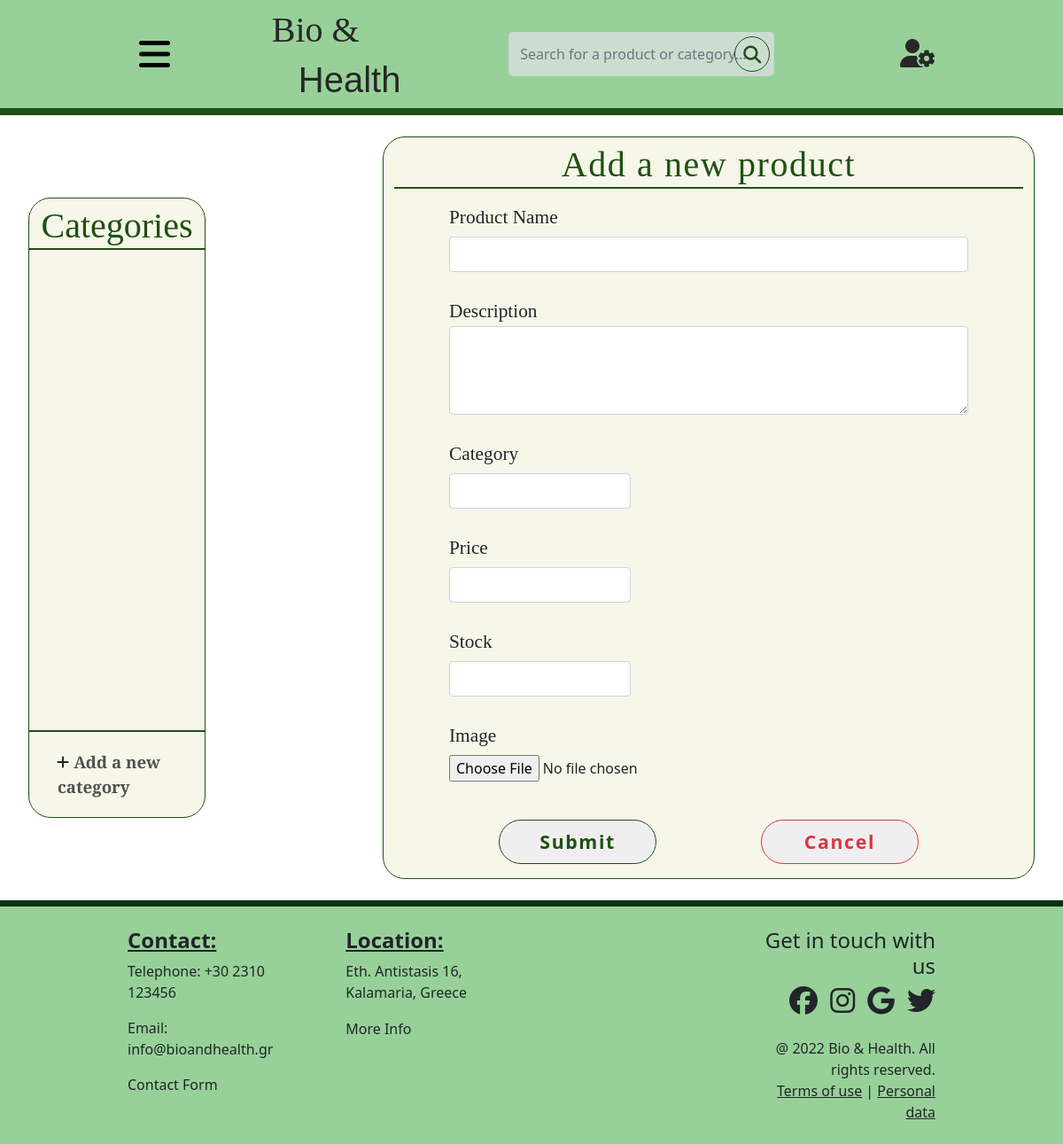
/AdminNewProduct.php, run on an earlier commit of the app's database.
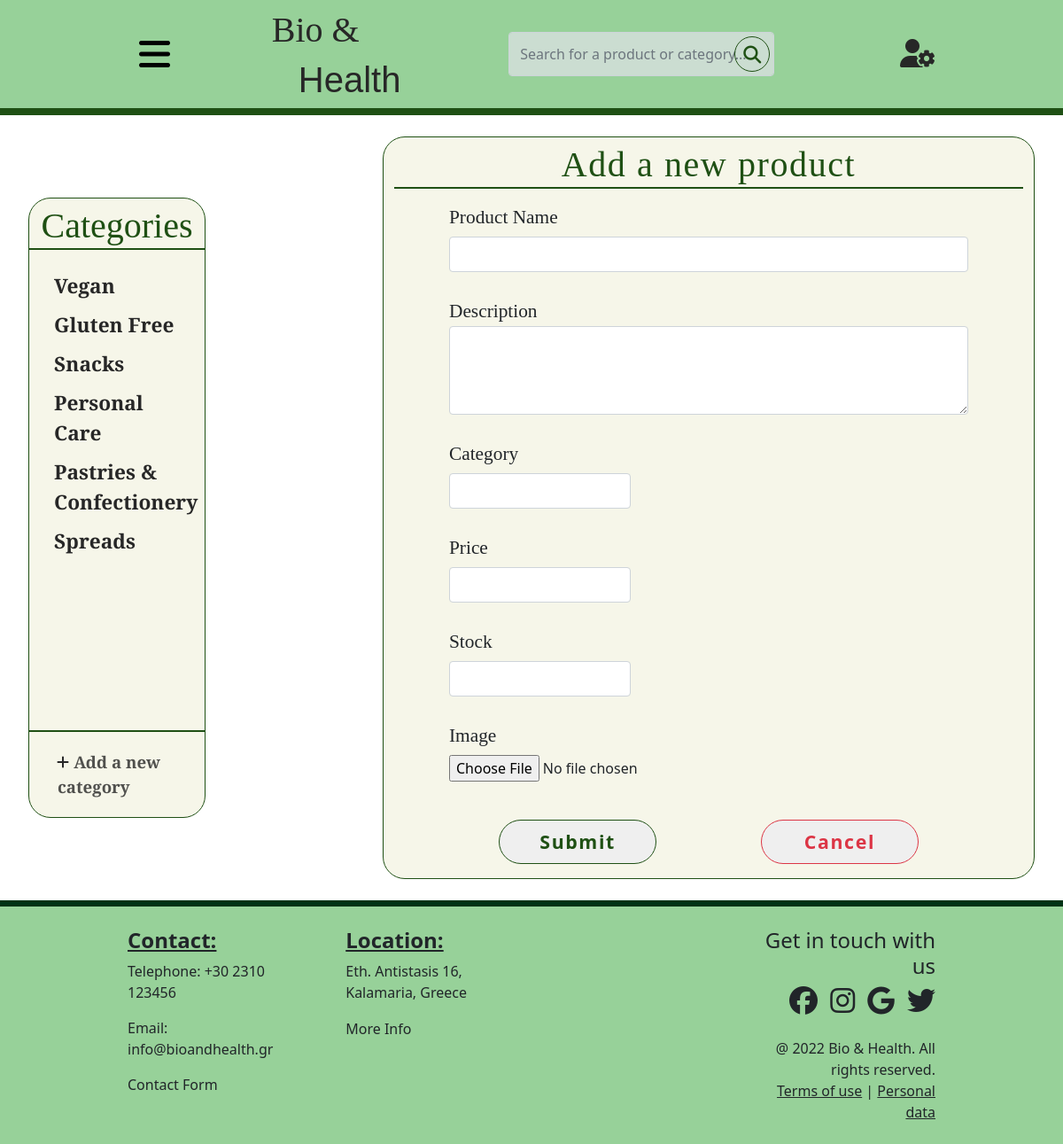
And on a later commit of the database.
### tables this page shows
CREATE TABLE category (
    id INT AUTO_INCREMENT,
    name VARCHAR(50) NOT NULL,
    icon VARCHAR(75) NOT NULL,
    PRIMARY KEY (id)
);

### AdminNewProduct.php (the view, shortened to what this page needs)
<!DOCTYPE html>
<html lang="en">
<head>
    <link href="https://cdn.jsdelivr.net/npm/bootstrap@5.0.2/dist/css/bootstrap.min.css" rel="stylesheet">
    <link href="http://fonts.cdnfonts.com/css/sensei" rel="stylesheet">
    <link rel="stylesheet" href="CSS/sign.css">
    <link rel="stylesheet" href="CSS/navbar.css">
    <link rel="stylesheet" href="CSS/new_product.css">
</head>
<body class="d-flex flex-column min-vh-100">
    <?php
        include "Navbar.php";
        function echoCategory($row) {
            echo '<div class="category px-1 py-1">';
            echo    '<a href="#" class="category_name c-link">'.$row[0].'</a>';
            echo '</div>';
        }
    ?>
    <br>
    <section class="main-section">
        <div class="main-container text-center main">
                <div class="solid-border col-2 d-flex flex-column container small-container right-margin p-0">
                    <div class="text-center py-1 align-items-center header">
                        <h1 class="dark-green header-text m-0">Categories</h1>
                    </div>
                    <hr class="hr-border m-0">
                    <div class="scroll d-flex flex-column flex-grow-1 text-start px-4 py-3 my-1">
                        <?php
                            include "PHP_Back_End/db_connection.php";
                            $sql = "SELECT name FROM category";
                            $res = $con->query($sql);
                            while ($row = mysqli_fetch_row($res)) {
                                echoCategory($row);
                            }
                        ?>
                    </div>
                    <hr class="hr-border m-0">
                    <div id="add" class="add text-start py-3 my-1">
                        <a href="#" onclick="openForm();"><i class="fa-solid fa-plus category-icon"></i></a>
                        <a href="#" onclick="openForm();" class="c-link add-link ">Add a new category</a>
                    </div>
                </div>
                <div class="solid-border col-8 container big-container">
                    <div class="d-flex justify-content-center py-1">
                        <h1 class="dark-green extra-spacing header-text m-0">Add a new product</h1>
                    </div>
                    <hr class="hr-border m-0">
                    <form action="PHP_Back_End/new_product.php" method="post">
                        <div>
                            <div class="field d-flex flex-column">
                                <label for="product_name" class="text-start">Product Name</label>
                                <input type="text" id="product_name" class="product-input-field form-control" name="product_name" required>
                            </div>
                            <div class="field d-flex flex-column">
                                <label for="product_description" class="text-start">Description</label>
                                <textarea type="text" id="product_description" class="product-input-area form-control" name="product_description" required></textarea>
                            </div>
                            <div class="field d-flex flex-column">
                                <label for="product_category" class="text-start">Category</label>
                                <input type="text" id="product_category" class="product-input-field small form-control" name="product_category" required>
                            </div>
                            <div class="field d-flex flex-column">
                                <label for="product_price" class="text-start">Price</label>
                                <input type="number" id="product_price" class="product-input-field small form-control" name="product_price" required>
                            </div>
                            <div class="field d-flex flex-column">
                                <label for="product_stock" class="text-start">Stock</label>
                                <input type="number" id="product_stock" class="product-input-field small form-control" name="product_stock" required>
                            </div>
                            <div class="field d-flex flex-column">
                                <label for="product_image" class="text-start">Image</label>
                                <input type="file" id="product_image" class="product-input-field p-0" name="product_image" required>
                            </div>
                        </div>
                        <div class="d-flex justify-content-evenly">
                            <button class="button sign-btn submit solid-border dark-green extra-spacing my-3" type="submit">Submit</button>
                            <button class="button sign-btn submit red-solid-border danger-red extra-spacing my-3" type="button" onclick="document.getElementById('form').reset();location.href='Index.php'">Cancel</button>
                        </div>
                    </form>
                </div>
        </div>
    </section>
    <br>
    <?php
        include "Footer.php";
    ?>
</body>
</html>

### Navbar.php (shortened to what this page needs)
<section id="navbar">
    <nav class="navbar d-flex justify-content-between left-right-only-pad light-green">
        <button class="navbar-toggler" type="button" data-bs-toggle="collapse" data-bs-target="#navbarToggleExternalContent" aria-controls="navbarToggleExternalContent" aria-expanded="false" aria-label="Toggle navigation">
            <i class="fas fa-bars fa-2x"></i>
        </button>
        <a href="Index.php" class="navbar-logo dark-gray">
            <h1 class="navbar-logo-1">Bio &</h1>
            <h1 class="position-relative navbar-logo-2">Health</h1>
        </a>
        <?php
            $onkeyup_attribute = "";
            if (basename($_SERVER["SCRIPT_FILENAME"]) == 'Search.php') {
                echo "<form id='search_bar' class='form-inline d-flex flex-row search'>";
                if (!(isset($_SESSION['role'])) or $_SESSION['role'] === "Consumer") {
                    $onkeyup_attribute = " onkeyup='updateShownKey()'";
                }
            }
            else {
                echo "<form id='search_bar' action='Search.php' method='get' class='form-inline d-flex flex-row search'>";
            }
            if (isset($_GET['search_key'])) {
                function validate($data) {
                    $data = trim($data);
                    $data = stripslashes($data);
                    $data = htmlspecialchars($data);
                    return $data;
                }
                $search_key = validate($_GET['search_key']);
                echo "<input name='search_key' id='search_key' class='form-control search-bar' type='text' placeholder='Search for a product or category...' value='$search_key'$onkeyup_attribute>";
            }
            else {
                echo "<input name='search_key' id='search_key' class='form-control search-bar' type='text' placeholder='Search for a product or category...'$onkeyup_attribute>";
            }
            echo "<button type='submit' class='search-button position-relative'><i class='fa-solid fa-magnifying-glass fa-lg dark-green'></i></button>";
            echo "</form>";
        ?>
        <div class="navbar-nav d-flex flex-row justify-content-between">
            <div class="dropdown">
                <?php
                    if (isset($_SESSION['ID']) and isset($_SESSION['role']) and $_SESSION['role'] === "Customer") {
                        echo "<a class='nav-item nav-link nav-icon text-center dark-gray me-3' href='#'><i class='fa-solid fa-user-gear fa-2x'></i></a>";
                    }
                    else {
                        echo "<a class='nav-item nav-link nav-icon text-center dark-gray me-0' href='#'><i class='fa-solid fa-user-gear fa-2x'></i></a>";
                    }
                ?>
            </div>
        </div>
    </nav>
</section>
<hr class="big-hr m-0">

### Footer.php
<section id="footer" class="mt-auto">
        <div class="row" style="--bs-gutter-x: 0">
            <div class="col col-sm-3 ps-0">
                <h4><b><u>Contact:</u></b></h4>
                <p>Telephone: +30 2310 123456</p>
                <p>Email: info@bioandhealth.gr</p>
                <a href="UserContactForm.php" class="footer-link black">Contact Form</a>
            </div>
            <div class="col col-sm-3">
                <h4><b><u>Location:</u></b></h4>
                <p>Eth. Antistasis 16, Kalamaria, Greece</p>
                <h5 ><a href="UserMoreInfo.php" class="footer-link black">More Info</a></h5>
            </div>
            <div class="col col-sm-3">
            </div>
            <div class="col col-sm-3 text-end pe-0">
                <h4>Get in touch with us</h4>
                <a href="https://facebook.com"><i class="fa-brands fa-facebook fa-2x social-icon black"></i></a>
                <a href="https://instagram.com"><i class="fa-brands fa-instagram fa-2x social-icon black"></i></a>
                <a href="https://google.com"><i class="fa-brands fa-google fa-2x social-icon black"></i></a>
                <a href="https://twitter.com"><i class="fa-brands fa-twitter fa-2x social-icon black"></i></a>
                <br>
                <br>
                <p class="copyright">@ 2022 Bio & Health. All rights reserved.</p>
                <p class="copyright"><a class="black" href="UserMoreInfo.php">Terms of use</a> | <a href="UserMoreInfo.php" class="black">Personal data</a>
            </div>
        </div>
    </section>

### CSS/sign.css (style rules this page uses)
.header-text { font-family: 'Source Serif pro', serif; position: relative; top: 3px; }
.dark-green { color: #1f5014; }
.solid-border { border: 1px solid #1f5014; }
.red-solid-border { border: 1px solid #dc3545; }
.hr-border { border: none; border-top: 2px solid #1f5014; opacity: 100%; }
.extra-spacing { letter-spacing: 0.1rem; }
.main-section { flex: 1; display: flex; }
.main-container { flex: 1; display: flex; align-items: center; justify-content: center; }
.container { background-color: #f6f6e9; border-radius: 25px; display: flex; flex-direction: column; min-height: 700px; margin-right: 0; margin-left: 0; }
.big-container { min-width: 300px; max-width: 1100px; }
.small-container { min-width: 200px; max-width: 400px; max-height: 700px; padding: 40px; }
.button { border-radius: 25px; text-decoration: none; }
.sign-btn { font-size: 15pt; padding: 6px 15px; align-self: center; width: 25%; }

### CSS/navbar.css (style rules this page uses)
.navbar-logo, .navbar-logo:hover { text-decoration: none; color: #272727; }
.navbar-logo-1 { font-family: 'Source Serif pro', serif; padding-top: 0.625rem; }
.navbar-logo-2 { font-family: 'Sensei', sans-serif; left: 1.875rem; }
.dark-gray, .nav-icon:hover, .nav-icon:visited { color: #272727; }
.black { color: #212529; }
.left-right-only-pad { padding: 0 12%; }
.light-green { background-color: #97d199; }
.dark-green { color: #1f5014; }
.danger-red { color: #dc3545; }
.search-bar { background-color: #cbddd1; width: 400px !important; height: 50px; left: 1.8rem; }
.search-button { border: 1px solid #1f5014; border-radius: 50%; background-color: inherit; width: 40px; height: 40px; right: 45px; top: 5px; }
.nav-icon:not(:last-child) { margin-right: 1.25rem; }
.big-hr { height: 0; border: none; border-top: 8px solid #1f5014; opacity: 100%; }
#footer { background-color: #97d199; padding: 2% 12%; border-top:7px solid rgb(0, 50, 21); }
#footer .col { padding: 0 2%; }
.footer-link { text-decoration: none; font-size: 1rem; }
.social-icon { margin-left: 10px; }
.copyright { margin-bottom: 0 }
.dropdown { position: relative; display: inline-block; width: auto; }
@media (max-width: 1200px) { .search-bar { margin-left: 50px; width: 300px !important; } }

### CSS/new_product.css (style rules this page uses)
.main { padding: 0 4%; }
.header { text-align: center; }
.right-margin { margin-right: 200px; }
.category { margin-bottom: 2px; }
.category-icon { color: #272727; position: relative; bottom: 1px; right: 1px; }
.c-link { color: #272727; font-family: 'Source Serif pro', serif; font-size: 17pt; font-weight: 800; text-decoration: none; }
.add { display: block; padding-left: 32px; }
.add-link { font-size: 14pt; opacity: 0.8; }
label { display: block; font-family: 'Source Serif pro', serif; font-size: 16pt; }
.field { margin: 5px 50px; padding: 12px; text-align: center; }
.product-input-field { width: 100%; height: 40px; margin-top: 5px; padding: 5px; }
.small { width: 35% !important; }
.product-input-area { width: 100%; height: 100px; }
.submit { font-size: 16pt; font-weight: 600; height: 50px; }
.scroll { max-height: 600px; overflow-y: auto; }

What changed in the data, as far as the page shows it:
added category: name "Vegan"
added category: name "Gluten Free"
added category: name "Snacks"
added category: name "Personal Care"
added category: name "Pastries & Confectionery"
added category: name "Spreads"
